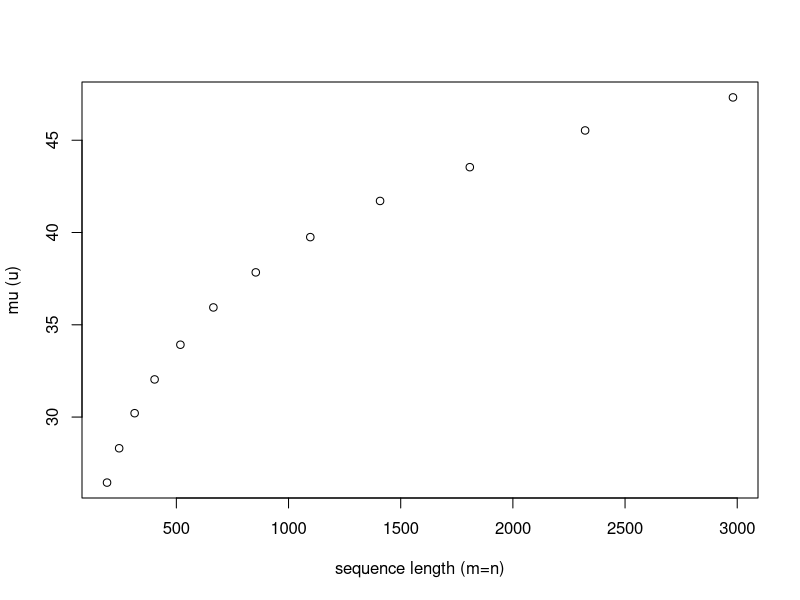
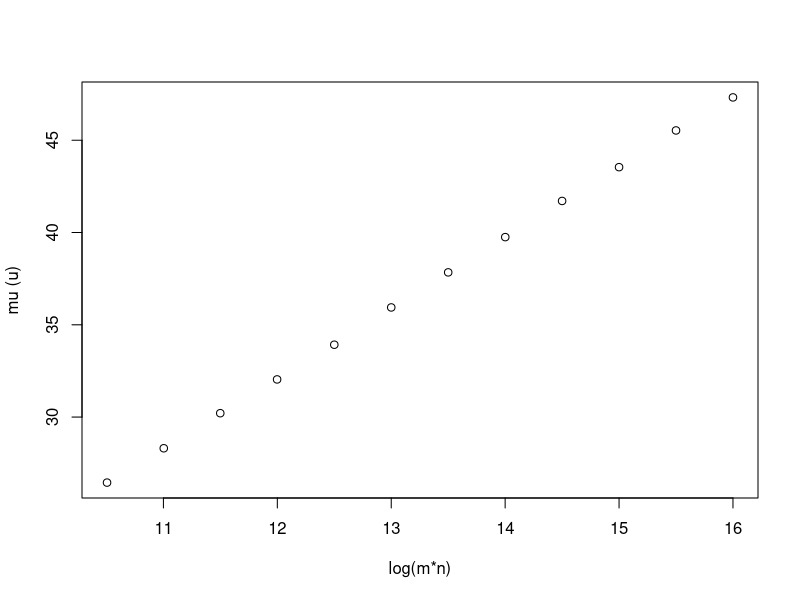
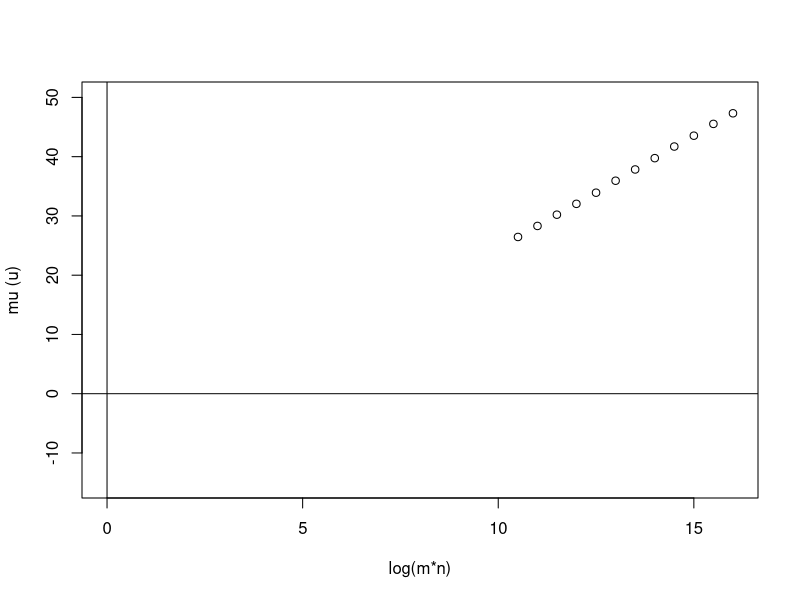
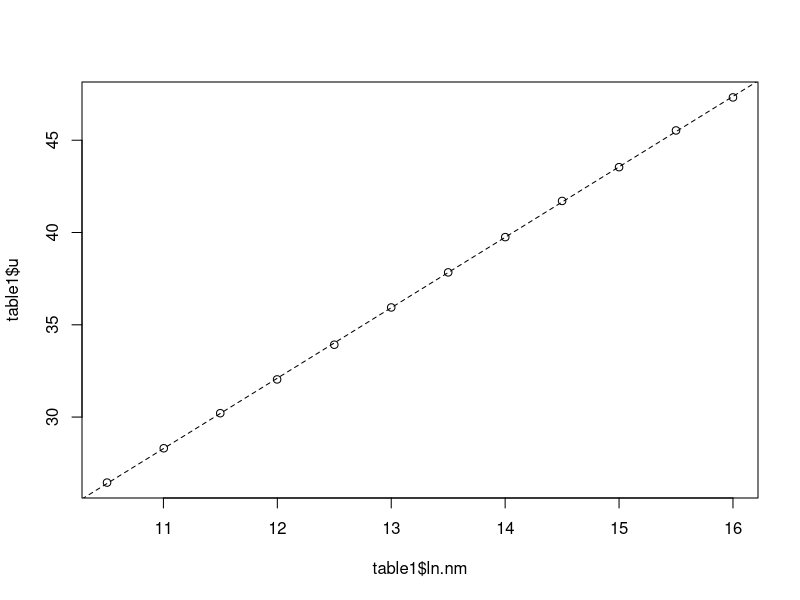
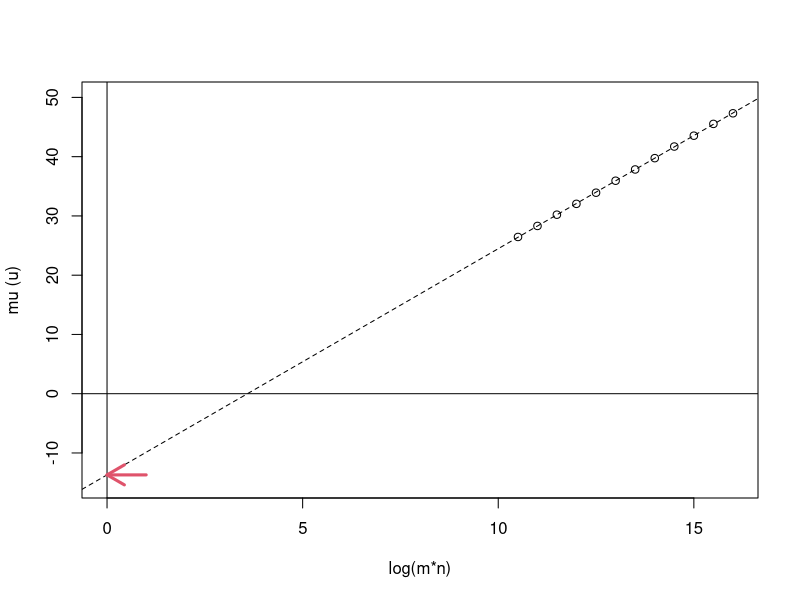

Write the R code that produced these figures, in order.
## ---- chunk 1
knitr::opts_chunk$set(echo = TRUE)
## ---- chunk 2
table1 <- read.csv(file = "table1.csv")
## ---- chunk 3
plot(table1$u ~ table1$mn, 
     xlab = "sequence length (m=n)",
     ylab = "mu (u)")
## ---- chunk 4
plot(table1$u ~ table1$ln.nm, 
     xlab = "log(m*n)",
     ylab = "mu (u)")
## ---- chunk 5
plot(table1$u ~ table1$ln.nm, 
     xlim = c(0,16),
     ylim = c(-15,50),
     xlab = "log(m*n)",
     ylab = "mu (u)")
abline(h = 0)
abline(v = 0)
## ---- chunk 6
# linear regression
lin.reg <- lm(u ~ ln.nm, data = table1)

# look at output
summary(lin.reg)

# look at intercept and slope
coef(lin.reg)
## ---- chunk 7
# plot data; no adjusted to xlim or ylim
plot(table1$u ~ table1$ln.nm)

# add regression line
abline(lin.reg, lty = 2)
## ---- chunk 8
# plot data
plot(table1$u ~ table1$ln.nm, 
     xlim = c(0,16),
     ylim = c(-15,50),
     xlab = "log(m*n)",
     ylab = "mu (u)")

#add regression line
abline(lin.reg, lty = 2)

#add reference lines
abline(h = 0)
abline(v = 0)

# show where y intercept is
arrows(x1 =0, 
       x0 = 1, 
       y0 = -13.69782, 
       y1 = -13.69782 ,length  = 0.2, lwd = 3, col = 2)
## ---- chunk 9

#y = M*x + b
#y = M*ln(m*n) + b
# M = slope
# b = intercept
b     <- coef(lin.reg)[1]  #intercept; ln(K)/lambda
M     <- coef(lin.reg)[2]  #slope; 1/lambda



# M = 1 / lambda
# re-arrange to:
# M*lambda = 1  
# lambda = 1/M
lambda <- 1/M   # 0.261 reported in original paper
lambda

# b = ln(K)/lambda
# b*lambda = ln(K)
# exp(b*lambda) = K
K <- exp(b*lambda)  # 0.026 reported in Table 2
K



## ---- chunk 10
lin.reg2 <- lm(u ~ ln.n.m., data = table1)
summary(lin.reg2)

b2     <- coef(lin.reg2)[1]  #intercept; ln(K)/lambda
M2     <- coef(lin.reg2)[2]  #slope; 1/lambda

lambda2 <- 1/M2   # 0.261 reported in original paper
lambda2

K2 <- exp(b2*lambda2)  # 0.026 reported in Table 2
K2
## ---- chunk 11

